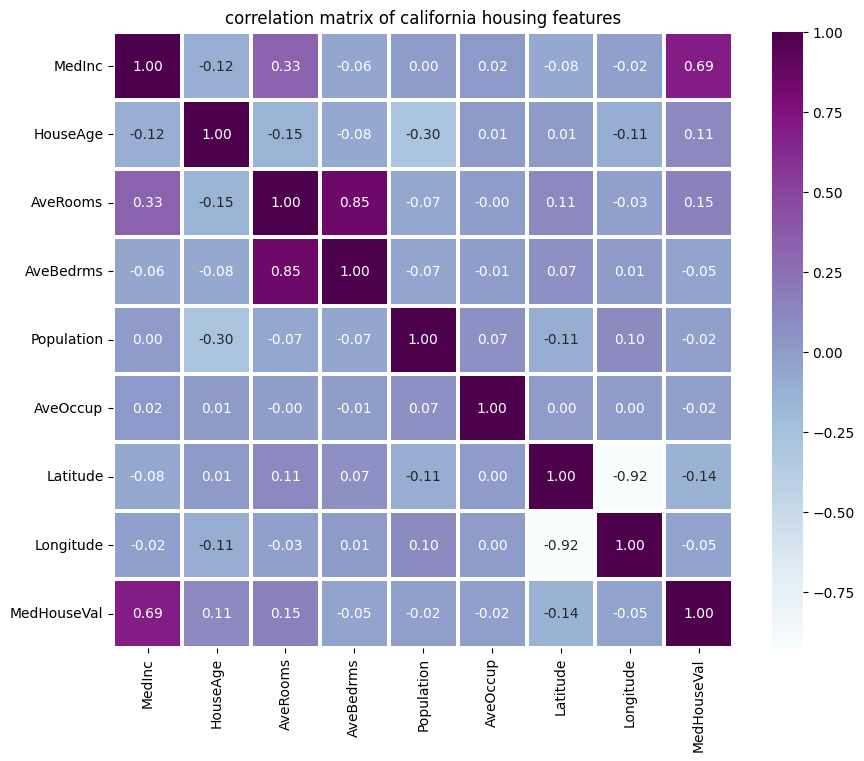

Reproduce this figure in Python.
import pandas as pd
import seaborn as sns
import matplotlib.pyplot as plt
from sklearn.datasets import fetch_california_housing
california_data=fetch_california_housing(as_frame=True)
data = california_data.frame
correlation_matrix = data.corr()
plt.figure(figsize=(10,8))
sns.heatmap(correlation_matrix, annot=True, cmap='BuPu', fmt='.2f', linewidths=1.5)
plt.title('correlation matrix of california housing features')
plt.show()
sns.pairplot(data,diag_kind='kde',plot_kws={'alpha':0.5})
plt.title('pair plot of california housing features',y=1.02)
plt.show()
